Frame 1 (no input): blank canvas, image omitted
Frame 60 (the mouse pressed at the canvas centre just before this capture): blank canvas, image omitted
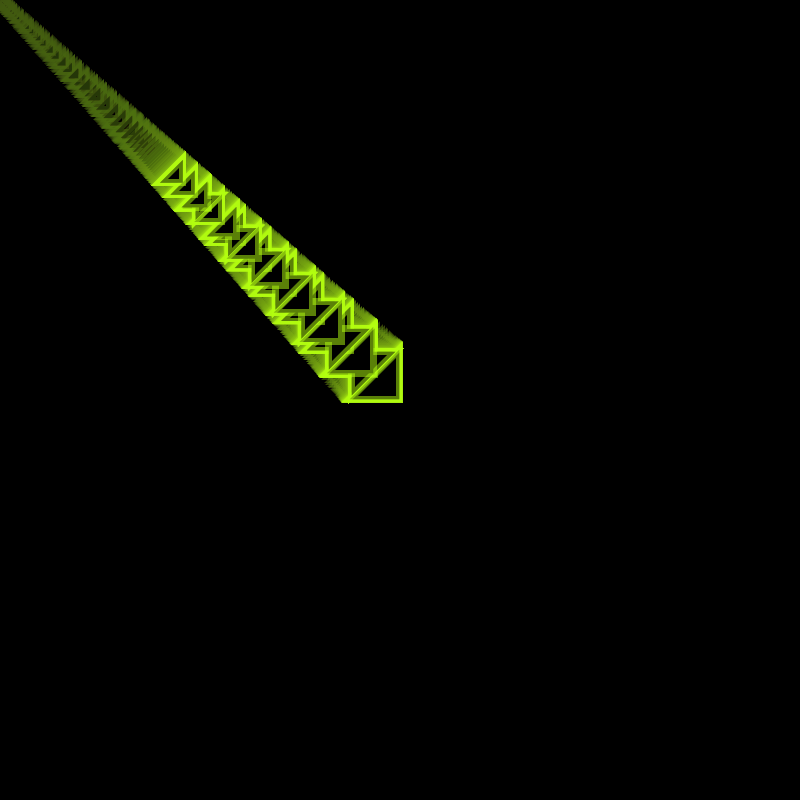
Frame 120 (the mouse held since frame 60 and released just before this capture)

The Processing sketch whose frames 1 and 60 were blank and that drew this single picture after the mouse press (run headless with seeded random() and noise(); from frame 60 on, the mouse is pressed at the canvas centre):

// Processing sketch: processing_187421
// ── processing_187421.pde

Chain[] links = new Chain[25];

void setup(){
  //size of sketch, initial bgcolor
  size(800,800);
  background(0);

   for(int i = 0; i < links.length; i++){
   links[i] = new Chain();
  }

   
}

void draw(){
  //background(0);
  
  fill(0,5);
  noStroke();
  rect(0,0,width,height);

 for(int i = 0; i < links.length; i++){      
   if(i == 0){
     
     
     links[i].update(mouseX,mouseY);
     
     
   }else{
     
    
   links[i].update(links[i-1].x2,links[i-1].y2);   
     
   }
   links[i].display();
 }

  
}

class Chain{
  float x,y,x2,y2,d,fx,fy,fx2,fy2,angle;
  
  float deltax, deltay, ddd;

  float easing = .1;

  Chain(){
  x = 0;
  y = 0;
  
  x2 = 0;
  y2 = 0;
  
  d = 5;
  }
  
  void update(float tx, float ty){
  
  x = tx;
  y = ty;
  
  deltax = x-x2;
  deltay = y-y2;
  
  ddd = dist(x,y,x2,y2);

if(dist(x,y,x2,y2) > d){

//  if(deltax > 0){

if(deltax > 0 + d){
    x2 += ddd/2-d;
  }


  if(deltay > 0 + d){
    y2 += ddd/2-d;
  }

  if(deltax < 0 - d){
    x2 -= ddd/2-d;
  }

  if(deltay < 0 - d){
    y2 -= ddd/2-d;
  }
}

fx += (x - fx) * easing;
fy += (y - fy) * easing;
fx2 += (x2- fx2) * easing;
fy2 += (y2 - fy2) * easing;

angle = atan2(deltay, deltax) * 180 / PI;

d = map(fy,0,height,.1,35);

  }
  
  void display(){

   

//noFill();
fill(0);
strokeWeight(7);
stroke(180,255,15,128);
pushMatrix();
translate(fx,fy);
rotate(radians(-270+angle));
triangle(0,0,d*2,d*2,-d*2,d*2);
popMatrix();
//fill(255,0,0);
//ellipse(fx2,fy2,d*2,d*2);

  }
  
}
